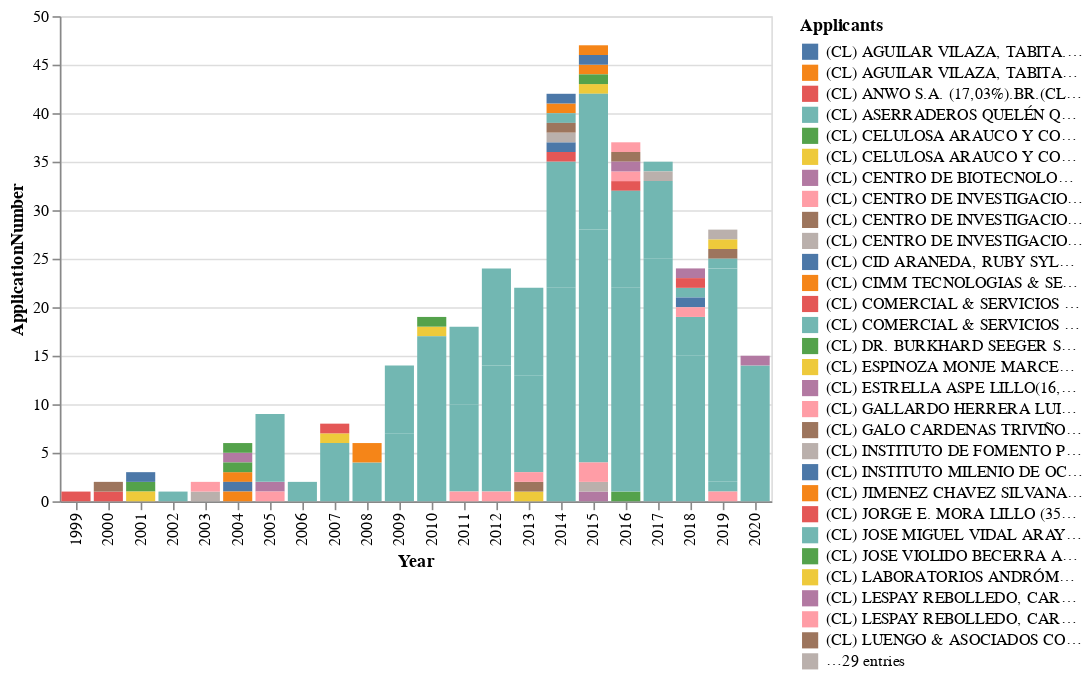

Write notebook code for a chart like this one.
### Code cell
#we are only work with 0 array position, means udec data

#concatenate dataframes
pd_concatenated = pd.concat([array_registers_data[0],array_applicants_data[0]])

#merged dataframes
pd_merged = pd.merge(array_registers_data[0], array_applicants_data[0],  on=['Applicants',"Year"])

# grouped bar chart
source = pd_concatenated
alt.Chart(source).mark_bar().encode(
    x='Year:O',
    y='ApplicationNumber:Q',
    color='Applicants:N'
    #,column='Applicants:N'
)
# if we discriminate columns by applicants they might will be too much data to deploy

### Figure 1 — Vega-Lite specification as saved in the notebook (floating-point values rounded to 4 significant figures)
{"config": {"view": {"continuousWidth": 400, "continuousHeight": 300}}, "data": {"name": "data-5a02f2f9d7300c156f1b461fe335794e"}, "mark": "bar", "encoding": {"color": {"type": "nominal", "field": "Applicants"}, "x": {"type": "ordinal", "field": "Year"}, "y": {"type": "quantitative", "field": "ApplicationNumber"}}, "$schema": "https://vega.github.io/schema/vega-lite/v4.8.1.json", "datasets": {"data-5a02f2f9d7300c156f1b461fe335794e": [{"Applicants": "(CL) UNIVERSIDAD DE CONCEPCION", "Year": "2009", "ApplicationNumber": 7}, {"Applicants": "(CL) CELULOSA ARAUCO Y CONSTITUCION SA(50%)BR(CL) UNIVERSIDAD DE CONCEPCION (50%)", "Year": "2010", "ApplicationNumber": 1}, {"Applicants": "(CL) UNIVERSIDAD DE CONCEPCION", "Year": "2010", "ApplicationNumber": 9}, {"Applicants": "(CL) UNIVERSIDAD DE CONCEPCION", "Year": "2011", "ApplicationNumber": 9}, {"Applicants": "(CL) UNIVERSIDAD DE CONCEPCION", "Year": "2012", "ApplicationNumber": 13}, {"Applicants": "(CL) UNIVERSIDAD DE CONCEPCIONBR(CL) UNIVERSIDAD DE TALCA", "Year": "2013", "ApplicationNumber": 1}, {"Applicants": "(CL) UNIVERSIDAD DE CONCEPCION", "Year": "2013", "ApplicationNumber": 10}, {"Applicants": "(CL) AGUILAR VILAZA, TABITABR(CL) UNIVERSIDAD DE CONCEPCION", "Year": "2014", "ApplicationNumber": 1}, {"Applicants": "(CL) UNIVERSIDAD DE CONCEPCION", "Year": "2014", "ApplicationNumber": 22}, {"Applicants": "(CL) SAAVEDRA RODRIGUEZ, FRANCISCOBR(CL) UNIVERSIDAD DE CONCEPCION", "Year": "2014", "ApplicationNumber": 1}, {"Applicants": "(CL) PONTIFICIA UNIVERSIDAD CATOLICA DE VALPARISOBR(CL) UNIVERSIDAD DE CONCEPCION", "Year": "2014", "ApplicationNumber": 1}, {"Applicants": "(CL) PADILLA CORNEJO ROBINSON GASTONBR(CL) UNIVERSIDAD DE CONCEPCION", "Year": "2014", "ApplicationNumber": 1}, {"Applicants": "(CL) PINO MAUREIRA, NATALIE LILIANBR(CL) UNIVERSIDAD DE CONCEPCION", "Year": "2014", "ApplicationNumber": 1}, {"Applicants": "(CL) MEZA FRANCO CATHERINEBR(CL) UNIVERSIDAD DE CONCEPCION", "Year": "2015", "ApplicationNumber": 1}, {"Applicants": "(CL) PARRA PERERIA, NATALIEBR(CL) UNIVERSIDAD DE CONCEPCION", "Year": "2015", "ApplicationNumber": 1}, {"Applicants": "(CL) UNIVERSIDAD DE CONCEPCIONBR(CL) UNIVERSIDAD DEL BIO BIO", "Year": "2015", "ApplicationNumber": 1}, {"Applicants": "(CL) JIMENEZ CHAVEZ SILVANABR(CL) UNIVERSIDAD DE CONCEPCION", "Year": "2015", "ApplicationNumber": 1}, {"Applicants": "(CL) UNIVERSIDAD DE CONCEPCION", "Year": "2015", "ApplicationNumber": 24}, {"Applicants": "(CL) OTAROLA PEZZANI GASTON ANDRESBR(CL) UNIVERSIDAD DE CONCEPCION", "Year": "2016", "ApplicationNumber": 1}, {"Applicants": "(CL) UNIVERSIDAD DE CONCEPCIONBR(CL) UNIVERSIDAD DE SANTIAGO DE CHILE (1526 %)", "Year": "2016", "ApplicationNumber": 1}, {"Applicants": "(CL) LESPAY REBOLLEDO, CAROLYNE ANDREABR(CL) UNIVERSIDAD DE CONCEPCION", "Year": "2016", "ApplicationNumber": 1}, {"Applicants": "(CL) UNIVERSIDAD DE CONCEPCION", "Year": "2016", "ApplicationNumber": 21}, {"Applicants": "(CL) CENTRO DE INVESTIGACION DE POLIMEROS AVANZADOSBR(CL) UNIVERSIDAD DE CONCEPCION", "Year": "2016", "ApplicationNumber": 1}, {"Applicants": "(CL) JOSE MIGUEL VIDAL ARAYA 50%BR(CL) UNIVERSIDAD DE CONCEPCION 50%", "Year": "2017", "ApplicationNumber": 1}, {"Applicants": "(CL) UNIVERSIDAD DE CONCEPCION", "Year": "2017", "ApplicationNumber": 25}, {"Applicants": "(CL) MATERIAS PRIMAS NATURALES JORGE SANHUEZA SEPULVEDA EIRLBR(CL) UNIVERSIDAD DE CONCEPCION", "Year": "2017", "ApplicationNumber": 1}, {"Applicants": "(CL) CENTRO DE BIOTECNOLOGIA Y BIOMEDICINA SPA (CBB)BR(CL) UNIVERSIDAD DE CONCEPCION", "Year": "2018", "ApplicationNumber": 1}, {"Applicants": "(CL) UNIVERSIDAD DE CONCEPCION", "Year": "2018", "ApplicationNumber": 15}, {"Applicants": "(CL) COMERCIAL & SERVICIOS AR&HI LIMITADA (70%)BR(CL) UNIVERSIDAD DE CONCEPCION (30%)", "Year": "2018", "ApplicationNumber": 1}, {"Applicants": "(CL) INSTITUTO MILENIO DE OCEANOGRAFIABR(CL) UNIVERSIDAD DE CONCEPCION", "Year": "2018", "ApplicationNumber": 1}, {"Applicants": "(CL) PINO MAUREIRA NATALIEBR(CL) UNIVERSIDAD DE CONCEPCION", "Year": "2018", "ApplicationNumber": 1}, {"Applicants": "(CL) ESPINOZA MONJE MARCELA MARITZABR(CL) UNIVERSIDAD DE CONCEPCION", "Year": "2019", "ApplicationNumber": 1}, {"Applicants": "(CL) UNIVERSIDAD DE CONCEPCION", "Year": "2019", "ApplicationNumber": 22}, {"Applicants": "(CL) UNIVERSIDAD DE CONCEPCIONBR(CL) UNIVERSIDAD DE LOS LAGOS", "Year": "2019", "ApplicationNumber": 1}, {"Applicants": "(CL) LUENGO & ASOCIADOS CONSULTORESBR(CL) UNIVERSIDAD DE CONCEPCION", "Year": "2019", "ApplicationNumber": 1}, {"Applicants": "(CL) CENTRO DE INVESTIGACIONES DE POLIMEROS AVANZADOSBR(CL) UNIVERSIDAD DE CONCEPCION", "Year": "2019", "ApplicationNumber": 1}, {"Applicants": "(CL) UNIVERSIDAD DE CONCEPCIONBR(CL) YESSENIA STEFANY VEGA ORREGO", "Year": "2019", "ApplicationNumber": 1}, {"Applicants": "(CL) UNIVERSIDAD DE CONCEPCION", "Year": "2020", "ApplicationNumber": 14}, {"Applicants": "(CL) PATRICIA ALEJANDRA BARROS ARRIAGADABR(CL) UNIVERSIDAD DE CONCEPCION", "Year": "2020", "ApplicationNumber": 1}, {"Applicants": "(CL) UNIVERSIDAD DE CONCEPCION; ROECKEL VON BENNEWITZ, MARLENE;  ASPE LILLO ESTRELLA; MARTI LALLEMAND, MARIA CRISTINA", "Year": "1999", "ApplicationNumber": 1}, {"Applicants": "(CL) JORGE E. MORA LILLO (35%).BR.(CL) JUAN CARLOS FELIP IMPERATORE (35%)..BR.(CL) UNIVERSIDAD DE CONCEPCION (30%)", "Year": "2000", "ApplicationNumber": 1}, {"Applicants": "(CL) GALO CARDENAS TRIVIÑO.BR.(CL) UNIVERSIDAD DE CONCEPCION", "Year": "2000", "ApplicationNumber": 1}, {"Applicants": "(CL) UNIVERSIDAD DE CONCEPCION (50%).BR.(CL) WILKOMIRSKY FUICA IGOR    ANDRES EDUARDO (50%)", "Year": "2001", "ApplicationNumber": 1}, {"Applicants": "(CL) CID ARANEDA, RUBY SYLVIA.BR.(CL) SANHUEZA NUNEZ, VILMA MAYERLING.BR.(CL) UNIVERSIDAD DE CONCEPCION", "Year": "2001", "ApplicationNumber": 1}, {"Applicants": "(CL) UNIVERSIDAD DE CONCEPCION (50%); SANHUEZA NUÑEZ, VILMA MAYERLING (16.6667%); KELM, URSULA ELISABETH DOROTHEA (16.6667%); CID ARANEDA, RUBY SYLVIA (16.6667%)", "Year": "2001", "ApplicationNumber": 1}, {"Applicants": "(CL) ASERRADEROS QUELÉN QUELÉN S.A. (11%).BR.(CL) BARRACA Y FÁBRICA DE MUEBLES, PUERTAS Y VENTANAS SILVIA UGARTE (8%).BR.(CL) BUDWOODS SPA (34%).BR.(CL) MADERAS IMPREGNADAS PRESERVA LTDA. (13%).BR.(CL) UNIVERSIDAD DE CONCEPCION (34%)", "Year": "2002", "ApplicationNumber": 1}, {"Applicants": "(CL) INSTITUTO DE FOMENTO PESQUERO.BR.(CL) UNIVERSIDAD DE CONCEPCION", "Year": "2003", "ApplicationNumber": 1}, {"Applicants": "(CL) GALLARDO HERRERA LUIS ALIRO.BR.(CL) UNIVERSIDAD DE CONCEPCION..BR.(CL) WILKOMIRSKY FUICA IGOR ANDRES EDUARDO", "Year": "2003", "ApplicationNumber": 1}, {"Applicants": "(CL) ESTRELLA ASPE LILLO(16,666%).BR.(CL) MARLENE ROECKEL VON B.(16,666%).BR.(CL) ROLF KÜMMERLIN REDLICH.(16,666%).BR.(CL) UNIVERSIDAD DE CONCEPCION(50%)", "Year": "2004", "ApplicationNumber": 1}, {"Applicants": "(CL) RICARDO ANDRES CISTERNA SANDOVAL.BR.(CL) UNIVERSIDAD DE CONCEPCION", "Year": "2004", "ApplicationNumber": 1}, {"Applicants": "(CL) UNIVERSIDAD DE CONCEPCION; ALEX KURT BERG GEBERT.", "Year": "2004", "ApplicationNumber": 1}, {"Applicants": "(CL) JOSE VIOLIDO BECERRA ALLENDE B..BR.(CL) MARIO JORGE SILVA OSORIO.BR.(CL) PEDRO MIGUEL AQUEVEQUE MUNOZ.BR.(CL) UNIVERSIDAD DE CONCEPCION", "Year": "2004", "ApplicationNumber": 1}, {"Applicants": "(CL) UNIVERSIDAD DE CONCEPCION; MARIA JACQUELINE SEPULVEDA CARRENO; CARLOS GUILLERMO VON PLESSING ROSSEL; GALO CARDENAS", "Year": "2004", "ApplicationNumber": 1}, {"Applicants": "(CL) DR. BURKHARD SEEGER STEIN.BR.(CL) UNIVERSIDAD DE CONCEPCION", "Year": "2004", "ApplicationNumber": 1}, {"Applicants": "(CL) UNIVERSIDAD DE CONCEPCION (68%); UNIVERSIDAD DE CHILE (18%); ASITEC LTDA. (14%).", "Year": "2005", "ApplicationNumber": 1}, {"Applicants": "(CL) UNIVERSIDAD DE CONCEPCION.", "Year": "2005", "ApplicationNumber": 1}, {"Applicants": "(CL) UNIVERSIDAD DE CONCEPCION", "Year": "2005", "ApplicationNumber": 7}, {"Applicants": "(CL) UNIVERSIDAD DE CONCEPCION", "Year": "2006", "ApplicationNumber": 2}, {"Applicants": "(CL) LABORATORIOS ANDRÓMACO S.A..BR.(CL) UNIVERSIDAD DE CONCEPCION", "Year": "2007", "ApplicationNumber": 1}, {"Applicants": "(CL) ANWO S.A. (17,03%).BR.(CL) UNIVERSIDAD DE CONCEPCION (65,44%.BR.(CL) UNIVERSIDAD DE LA FRONTERA (17,53%)", "Year": "2007", "ApplicationNumber": 1}, {"Applicants": "(CL) UNIVERSIDAD DE CONCEPCION", "Year": "2007", "ApplicationNumber": 6}, {"Applicants": "(CL) UNIVERSIDAD DE CONCEPCION", "Year": "2008", "ApplicationNumber": 4}, {"Applicants": "(CL) CIMM TECNOLOGIAS & SERVICIOS SOCIEDAD ANONIMA (3.1%).BR.(CL) CODELCO CHILE (68.2%).BR.(CL) PAUL WURTH DE CHILE LIMITADA (4.5%).BR.(CL) UNIVERSIDAD DE CONCEPCION (24.2%)", "Year": "2008", "ApplicationNumber": 2}, {"Applicants": "(CL) UNIVERSIDAD DE CONCEPCION", "Year": "2009", "ApplicationNumber": 7}, {"Applicants": "(CL) CELULOSA ARAUCO Y CONSTITUCION S.A.(50%)..BR.(CL) UNIVERSIDAD DE CONCEPCION (50%)", "Year": "2010", "ApplicationNumber": 1}, {"Applicants": "(CL) UNIVERSIDAD DE CONCEPCION", "Year": "2010", "ApplicationNumber": 8}, {"Applicants": "(CL) UNIVERSIDAD DE CONCEPCION", "Year": "2011", "ApplicationNumber": 8}, {"Applicants": "(CL) UNIVERSIDAD DE CONCEPCION.", "Year": "2011", "ApplicationNumber": 1}, {"Applicants": "(CL) UNIVERSIDAD DE CONCEPCION", "Year": "2012", "ApplicationNumber": 10}, {"Applicants": "(CL) UNIVERSIDAD DE CONCEPCION.", "Year": "2012", "ApplicationNumber": 1}, {"Applicants": "(CL) UNIVERSIDAD DE CONCEPCION", "Year": "2013", "ApplicationNumber": 9}, {"Applicants": "(CL) UNIVERSIDAD DE CONCEPCION.BR.(CL) UNIVERSIDAD DE TALCA", "Year": "2013", "ApplicationNumber": 1}, {"Applicants": "(CL) UNIVERSIDAD DE CONCEPCION.", "Year": "2013", "ApplicationNumber": 1}, {"Applicants": "(CL) AGUILAR VILAZA, TABITA.BR.(CL) UNIVERSIDAD DE CONCEPCION", "Year": "2014", "ApplicationNumber": 1}, {"Applicants": "(CL) UNIVERSIDAD DE CONCEPCION", "Year": "2014", "ApplicationNumber": 13}, {"Applicants": "(CL) PINO MAUREIRA, NATALIE LILIAN.BR.(CL) UNIVERSIDAD DE CONCEPCION", "Year": "2014", "ApplicationNumber": 1}, {"Applicants": "(CL) UNIVERSIDAD DE CONCEPCION.BR.(CL) UNIVERSIDAD DEL BIO BIO", "Year": "2015", "ApplicationNumber": 1}, {"Applicants": "(CL) UNIVERSIDAD DE CONCEPCION.", "Year": "2015", "ApplicationNumber": 2}, {"Applicants": "(CL) PARRA PERERIA, NATALIE.BR.(CL) UNIVERSIDAD DE CONCEPCION", "Year": "2015", "ApplicationNumber": 1}, {"Applicants": "(CL) UNIVERSIDAD DE CONCEPCION", "Year": "2015", "ApplicationNumber": 14}, {"Applicants": "(CL) MEZA FRANCO CATHERINE.BR.(CL) UNIVERSIDAD DE CONCEPCION", "Year": "2015", "ApplicationNumber": 1}, {"Applicants": "(CL) LESPAY REBOLLEDO, CAROLYNE ANDREA.BR.(CL) UNIVERSIDAD DE CONCEPCION", "Year": "2016", "ApplicationNumber": 1}, {"Applicants": "(CL) UNIVERSIDAD DE CONCEPCION", "Year": "2016", "ApplicationNumber": 10}, {"Applicants": "(CL) CENTRO DE INVESTIGACION DE POLIMEROS AVANZADOS.BR.(CL) UNIVERSIDAD DE CONCEPCION", "Year": "2016", "ApplicationNumber": 1}, {"Applicants": "(CL) UNIVERSIDAD DE CONCEPCION", "Year": "2017", "ApplicationNumber": 8}, {"Applicants": "(CL) COMERCIAL & SERVICIOS AR&HI LIMITADA (70%).BR.(CL) UNIVERSIDAD DE CONCEPCION (30%)", "Year": "2018", "ApplicationNumber": 1}, {"Applicants": "(CL) UNIVERSIDAD DE CONCEPCION", "Year": "2018", "ApplicationNumber": 4}, {"Applicants": "(CL) UNIVERSIDAD DE CONCEPCION", "Year": "2019", "ApplicationNumber": 1}]}}
